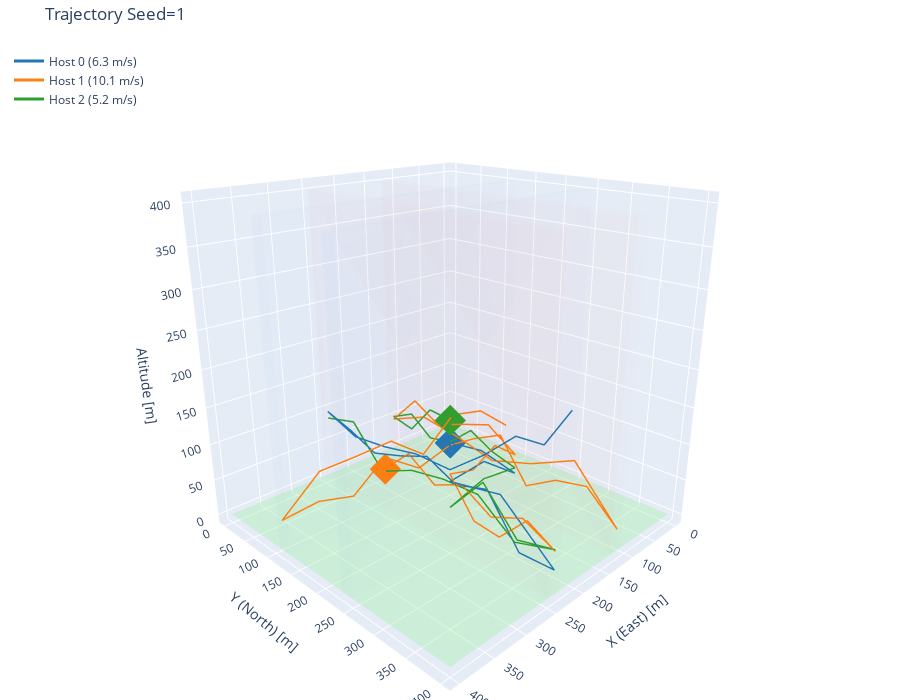
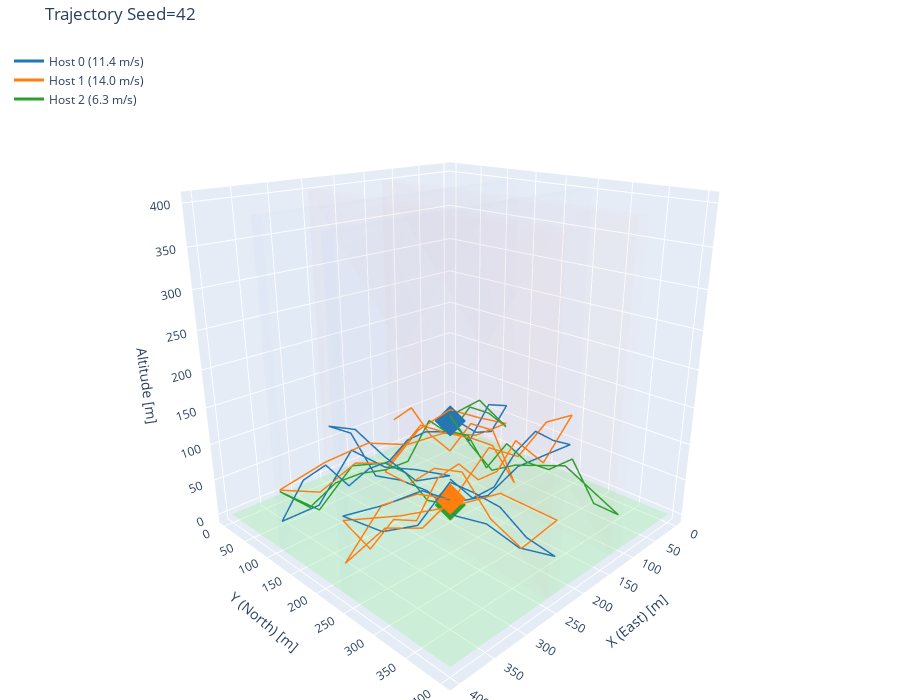
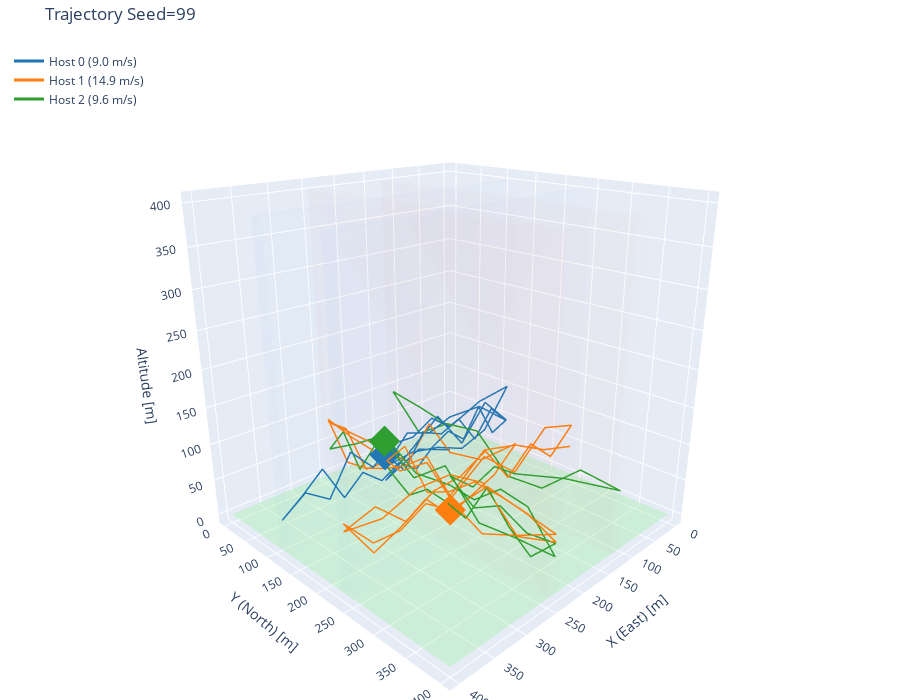

Notebook code for these charts, in order:
### Markdown cell above
## Example 6: Different Seeds, Same Parameters

Shows variation in trajectory patterns.

### Code cell
corridors = generate_corridors(num_ew=2, num_ns=2, width="20", spacing="120", seed=42)

for seed in [1, 42, 99]:
    trajectories = generate_trajectories(corridors, hosts=3, min_duration=200, seed=seed)
    fig = visualize_trajectories(corridors, trajectories, 
                                  title=f"Trajectory Seed={seed}",
                                  show_waypoints=False)
    fig.show()

### Figure 1 — Plotly figure (JSON) as saved in the notebook; plotly's stock layout.template omitted (floating-point values rounded to 4 significant figures)
{"data": [{"color": "lightgreen", "hoverinfo": "skip", "i": [0, 0], "j": [1, 2], "k": [2, 3], "name": "Ground", "opacity": 0.3, "showlegend": false, "type": "mesh3d", "x": [0, 400, 400, 0], "y": [0, 0, 400, 400], "z": [0, 0, 0, 0]}, {"color": "rgba(100, 150, 255, 0.1)", "hoverinfo": "skip", "i": [0, 0, 4, 4, 0, 1, 0, 3, 1, 2, 4, 5], "j": [1, 2, 5, 6, 1, 5, 3, 7, 2, 6, 5, 6], "k": [2, 3, 6, 7, 4, 4, 4, 4, 5, 5, 1, 2], "name": "EW corridor", "opacity": 0.1, "showlegend": false, "type": "mesh3d", "x": [0, 400, 400, 0, 0, 400, 400, 0], "y": [110, 110, 130, 130, 110, 110, 130, 130], "z": [0, 0, 0, 0, 400, 400, 400, 400]}, {"color": "rgba(100, 150, 255, 0.1)", "hoverinfo": "skip", "i": [0, 0, 4, 4, 0, 1, 0, 3, 1, 2, 4, 5], "j": [1, 2, 5, 6, 1, 5, 3, 7, 2, 6, 5, 6], "k": [2, 3, 6, 7, 4, 4, 4, 4, 5, 5, 1, 2], "name": "EW corridor", "opacity": 0.1, "showlegend": false, "type": "mesh3d", "x": [0, 400, 400, 0, 0, 400, 400, 0], "y": [230, 230, 250, 250, 230, 230, 250, 250], "z": [0, 0, 0, 0, 400, 400, 400, 400]}, {"color": "rgba(255, 100, 100, 0.1)", "hoverinfo": "skip", "i": [0, 0, 4, 4, 0, 1, 0, 3, 1, 2, 4, 5], "j": [1, 2, 5, 6, 1, 5, 3, 7, 2, 6, 5, 6], "k": [2, 3, 6, 7, 4, 4, 4, 4, 5, 5, 1, 2], "name": "NS corridor", "opacity": 0.1, "showlegend": false, "type": "mesh3d", "x": [110, 130, 130, 110, 110, 130, 130, 110], "y": [0, 0, 400, 400, 0, 0, 400, 400], "z": [0, 0, 0, 0, 400, 400, 400, 400]}, {"color": "rgba(255, 100, 100, 0.1)", "hoverinfo": "skip", "i": [0, 0, 4, 4, 0, 1, 0, 3, 1, 2, 4, 5], "j": [1, 2, 5, 6, 1, 5, 3, 7, 2, 6, 5, 6], "k": [2, 3, 6, 7, 4, 4, 4, 4, 5, 5, 1, 2], "name": "NS corridor", "opacity": 0.1, "showlegend": false, "type": "mesh3d", "x": [230, 250, 250, 230, 230, 250, 250, 230], "y": [0, 0, 400, 400, 0, 0, 400, 400], "z": [0, 0, 0, 0, 400, 400, 400, 400]}, {"hovertemplate": "Host 0<br>x: %{x:.1f}<br>y: %{y:.1f}<br>z: %{z:.1f}<extra></extra>", "line": {"color": "#1f77b4", "width": 3}, "mode": "lines", "name": "Host 0 (6.3 m/s)", "type": "scatter3d", "x": [120, 120, 120, 180, 240, 240, 240, 240, 240, 240, 240, 240, 240, 240, 240, 240, 240, 240, 240, 180, 120, 60, 0], "y": [120, 180, 240, 240, 240, 320, 400, 350, 300, 250, 200, 150, 100, 50, 0, 60, 120, 180, 240, 240, 240, 240, 240], "z": [47.85, 56.57, 44.7, 83.7, 78.71, 93.1, 32.14, 30.64, 91.69, 78.05, 97.83, 80.81, 66.93, 83.46, 95.74, 77.38, 83.27, 94.14, 94.55, 92.69, 98.13, 65.06, 97.7]}, {"hovertemplate": "Host 0 START<br>x: %{x:.1f}<br>y: %{y:.1f}<br>z: %{z:.1f}<extra></extra>", "marker": {"color": "#1f77b4", "size": 8, "symbol": "diamond"}, "mode": "markers", "name": "Host 0 start", "showlegend": false, "type": "scatter3d", "x": [120], "y": [120], "z": [47.85]}, {"hovertemplate": "Host 1<br>x: %{x:.1f}<br>y: %{y:.1f}<br>z: %{z:.1f}<extra></extra>", "line": {"color": "#ff7f0e", "width": 3}, "mode": "lines", "name": "Host 1 (10.1 m/s)", "type": "scatter3d", "x": [240, 240, 240, 240, 240, 240, 240, 240, 240, 240, 240, 200, 160, 120, 120, 120, 120, 120, 120, 120, 120, 120, 120, 120, 120, 120, 120, 120, 120, 120, 120, 180, 240, 293.3, 346.7, 400, 342.9, 285.7, 228.6, 171.4, 114.3, 57.14, 0], "y": [120, 166.7, 213.3, 260, 306.7, 353.3, 400, 360, 320, 280, 240, 240, 240, 240, 192, 144, 96, 48, 0, 66.67, 133.3, 200, 266.7, 333.3, 400, 353.3, 306.7, 260, 213.3, 166.7, 120, 120, 120, 120, 120, 120, 120, 120, 120, 120, 120, 120, 120], "z": [51.24, 89.73, 63.62, 82.06, 58.3, 76.53, 55.7, 76.46, 37.56, 41.46, 88.8, 79.24, 98.82, 71.52, 98.75, 83.94, 67.77, 90.22, 46.25, 70.45, 62.14, 48.85, 68.36, 97.0, 30.4, 69.3, 59.83, 33.93, 90.9, 69.9, 43.99, 30.11, 67.81, 31.96, 46.07, 42.4, 85.89, 85.8, 87.15, 47.87, 88.92, 77.12, 35.83]}, {"hovertemplate": "Host 1 START<br>x: %{x:.1f}<br>y: %{y:.1f}<br>z: %{z:.1f}<extra></extra>", "marker": {"color": "#ff7f0e", "size": 8, "symbol": "diamond"}, "mode": "markers", "name": "Host 1 start", "showlegend": false, "type": "scatter3d", "x": [240], "y": [120], "z": [51.24]}, {"hovertemplate": "Host 2<br>x: %{x:.1f}<br>y: %{y:.1f}<br>z: %{z:.1f}<extra></extra>", "line": {"color": "#2ca02c", "width": 3}, "mode": "lines", "name": "Host 2 (5.2 m/s)", "type": "scatter3d", "x": [120, 120, 120, 120, 120, 120, 120, 120, 120, 120, 180, 240, 240, 240, 240, 240, 240, 240, 240, 240, 240, 240], "y": [120, 80, 40, 0, 40, 80, 120, 160, 200, 240, 240, 240, 293.3, 346.7, 400, 342.9, 285.7, 228.6, 171.4, 114.3, 57.14, 0], "z": [82.79, 85.81, 42.92, 50.32, 66.92, 41.77, 49.1, 79.81, 61.83, 52.54, 59.46, 43.16, 98.29, 45.78, 57.81, 41.22, 79.32, 77.47, 68.13, 45.44, 98.29, 85.85]}, {"hovertemplate": "Host 2 START<br>x: %{x:.1f}<br>y: %{y:.1f}<br>z: %{z:.1f}<extra></extra>", "marker": {"color": "#2ca02c", "size": 8, "symbol": "diamond"}, "mode": "markers", "name": "Host 2 start", "showlegend": false, "type": "scatter3d", "x": [120], "y": [120], "z": [82.79]}], "layout": {"height": 700, "legend": {"x": 0.01, "xanchor": "left", "y": 0.99, "yanchor": "top"}, "margin": {"b": 0, "l": 0, "r": 0, "t": 40}, "scene": {"aspectmode": "data", "camera": {"eye": {"x": 1.5, "y": 1.5, "z": 0.8}}, "xaxis": {"title": {"text": "X (East) [m]"}}, "yaxis": {"title": {"text": "Y (North) [m]"}}, "zaxis": {"title": {"text": "Altitude [m]"}}}, "title": {"text": "Trajectory Seed=1"}}}

### Figure 2 — Plotly figure (JSON) as saved in the notebook; plotly's stock layout.template omitted (floating-point values rounded to 4 significant figures)
{"data": [{"color": "lightgreen", "hoverinfo": "skip", "i": [0, 0], "j": [1, 2], "k": [2, 3], "name": "Ground", "opacity": 0.3, "showlegend": false, "type": "mesh3d", "x": [0, 400, 400, 0], "y": [0, 0, 400, 400], "z": [0, 0, 0, 0]}, {"color": "rgba(100, 150, 255, 0.1)", "hoverinfo": "skip", "i": [0, 0, 4, 4, 0, 1, 0, 3, 1, 2, 4, 5], "j": [1, 2, 5, 6, 1, 5, 3, 7, 2, 6, 5, 6], "k": [2, 3, 6, 7, 4, 4, 4, 4, 5, 5, 1, 2], "name": "EW corridor", "opacity": 0.1, "showlegend": false, "type": "mesh3d", "x": [0, 400, 400, 0, 0, 400, 400, 0], "y": [110, 110, 130, 130, 110, 110, 130, 130], "z": [0, 0, 0, 0, 400, 400, 400, 400]}, {"color": "rgba(100, 150, 255, 0.1)", "hoverinfo": "skip", "i": [0, 0, 4, 4, 0, 1, 0, 3, 1, 2, 4, 5], "j": [1, 2, 5, 6, 1, 5, 3, 7, 2, 6, 5, 6], "k": [2, 3, 6, 7, 4, 4, 4, 4, 5, 5, 1, 2], "name": "EW corridor", "opacity": 0.1, "showlegend": false, "type": "mesh3d", "x": [0, 400, 400, 0, 0, 400, 400, 0], "y": [230, 230, 250, 250, 230, 230, 250, 250], "z": [0, 0, 0, 0, 400, 400, 400, 400]}, {"color": "rgba(255, 100, 100, 0.1)", "hoverinfo": "skip", "i": [0, 0, 4, 4, 0, 1, 0, 3, 1, 2, 4, 5], "j": [1, 2, 5, 6, 1, 5, 3, 7, 2, 6, 5, 6], "k": [2, 3, 6, 7, 4, 4, 4, 4, 5, 5, 1, 2], "name": "NS corridor", "opacity": 0.1, "showlegend": false, "type": "mesh3d", "x": [110, 130, 130, 110, 110, 130, 130, 110], "y": [0, 0, 400, 400, 0, 0, 400, 400], "z": [0, 0, 0, 0, 400, 400, 400, 400]}, {"color": "rgba(255, 100, 100, 0.1)", "hoverinfo": "skip", "i": [0, 0, 4, 4, 0, 1, 0, 3, 1, 2, 4, 5], "j": [1, 2, 5, 6, 1, 5, 3, 7, 2, 6, 5, 6], "k": [2, 3, 6, 7, 4, 4, 4, 4, 5, 5, 1, 2], "name": "NS corridor", "opacity": 0.1, "showlegend": false, "type": "mesh3d", "x": [230, 250, 250, 230, 230, 250, 250, 230], "y": [0, 0, 400, 400, 0, 0, 400, 400], "z": [0, 0, 0, 0, 400, 400, 400, 400]}, {"hovertemplate": "Host 0<br>x: %{x:.1f}<br>y: %{y:.1f}<br>z: %{z:.1f}<extra></extra>", "line": {"color": "#1f77b4", "width": 3}, "mode": "lines", "name": "Host 0 (11.4 m/s)", "type": "scatter3d", "x": [120, 80, 40, 0, 33.33, 66.67, 100, 133.3, 166.7, 200, 233.3, 266.7, 300, 333.3, 366.7, 400, 346.7, 293.3, 240, 240, 240, 240, 240, 240, 240, 240, 240, 240, 240, 240, 240, 240, 240, 240, 240, 240, 240, 293.3, 346.7, 400, 342.9, 285.7, 228.6, 171.4, 114.3, 57.14, 0, 40, 80, 120, 160, 200, 240], "y": [120, 120, 120, 120, 120, 120, 120, 120, 120, 120, 120, 120, 120, 120, 120, 120, 120, 120, 120, 180, 240, 180, 120, 60, 0, 50, 100, 150, 200, 250, 300, 350, 400, 360, 320, 280, 240, 240, 240, 240, 240, 240, 240, 240, 240, 240, 240, 240, 240, 240, 240, 240, 240], "z": [81.91, 37.17, 81.85, 68.18, 36.56, 46.29, 72.14, 69.29, 80.12, 79.09, 59.37, 61.44, 49.47, 90.85, 83.12, 41.18, 40.88, 97.0, 53.56, 72.26, 86.5, 56.5, 68.64, 88.06, 73.3, 79.32, 33.21, 45.95, 50.26, 35.59, 46.3, 37.07, 49.46, 54.87, 76.91, 79.13, 77.85, 41.44, 56.56, 99.27, 89.0, 84.32, 46.03, 32.25, 52.08, 48.74, 44.77, 64.95, 91.93, 75.0, 40.0, 39.77, 82.15]}, {"hovertemplate": "Host 0 START<br>x: %{x:.1f}<br>y: %{y:.1f}<br>z: %{z:.1f}<extra></extra>", "marker": {"color": "#1f77b4", "size": 8, "symbol": "diamond"}, "mode": "markers", "name": "Host 0 start", "showlegend": false, "type": "scatter3d", "x": [120], "y": [120], "z": [81.91]}, {"hovertemplate": "Host 1<br>x: %{x:.1f}<br>y: %{y:.1f}<br>z: %{z:.1f}<extra></extra>", "line": {"color": "#ff7f0e", "width": 3}, "mode": "lines", "name": "Host 1 (14.0 m/s)", "type": "scatter3d", "x": [240, 293.3, 346.7, 400, 342.9, 285.7, 228.6, 171.4, 114.3, 57.14, 0, 60, 120, 155, 190, 225, 260, 295, 330, 365, 400, 320, 240, 240, 240, 240, 240, 240, 240, 240, 240, 180, 120, 60, 0, 66.67, 133.3, 200, 266.7, 333.3, 400, 344, 288, 232, 176, 120, 120, 120, 120, 120, 120, 120, 120, 120, 120], "y": [240, 240, 240, 240, 240, 240, 240, 240, 240, 240, 240, 240, 240, 240, 240, 240, 240, 240, 240, 240, 240, 240, 240, 320, 400, 353.3, 306.7, 260, 213.3, 166.7, 120, 120, 120, 120, 120, 120, 120, 120, 120, 120, 120, 120, 120, 120, 120, 120, 160, 200, 240, 200, 160, 120, 80, 40, 0], "z": [55.34, 82.9, 90.28, 40.7, 59.55, 34.45, 56.71, 99.73, 67.04, 97.98, 90.25, 38.02, 91.94, 60.43, 61.76, 96.77, 91.31, 48.44, 65.04, 42.51, 93.88, 65.54, 43.92, 94.57, 94.29, 37.83, 55.41, 98.97, 86.47, 46.76, 46.86, 87.12, 98.46, 67.29, 38.8, 41.56, 66.94, 72.46, 97.51, 95.02, 82.87, 57.93, 77.02, 56.14, 92.97, 61.6, 68.77, 71.19, 30.5, 93.38, 90.17, 34.96, 46.66, 76.83, 45.0]}, {"hovertemplate": "Host 1 START<br>x: %{x:.1f}<br>y: %{y:.1f}<br>z: %{z:.1f}<extra></extra>", "marker": {"color": "#ff7f0e", "size": 8, "symbol": "diamond"}, "mode": "markers", "name": "Host 1 start", "showlegend": false, "type": "scatter3d", "x": [240], "y": [240], "z": [55.34]}, {"hovertemplate": "Host 2<br>x: %{x:.1f}<br>y: %{y:.1f}<br>z: %{z:.1f}<extra></extra>", "line": {"color": "#2ca02c", "width": 3}, "mode": "lines", "name": "Host 2 (6.3 m/s)", "type": "scatter3d", "x": [240, 240, 240, 240, 293.3, 346.7, 400, 360, 320, 280, 240, 200, 160, 120, 80, 40, 0, 60, 120, 120, 120, 120, 120, 120, 120, 120, 120, 120, 120, 120, 120, 120], "y": [240, 200, 160, 120, 120, 120, 120, 120, 120, 120, 120, 120, 120, 120, 120, 120, 120, 120, 120, 160, 200, 240, 320, 400, 365, 330, 295, 260, 225, 190, 155, 120], "z": [47.01, 36.79, 60.17, 59.65, 75.23, 34.24, 80.97, 43.31, 61.4, 59.53, 49.5, 47.49, 94.63, 61.02, 90.29, 68.52, 33.54, 94.85, 89.41, 58.07, 34.1, 56.53, 84.96, 49.97, 50.77, 97.81, 70.54, 67.95, 82.36, 34.0, 70.89, 65.2]}, {"hovertemplate": "Host 2 START<br>x: %{x:.1f}<br>y: %{y:.1f}<br>z: %{z:.1f}<extra></extra>", "marker": {"color": "#2ca02c", "size": 8, "symbol": "diamond"}, "mode": "markers", "name": "Host 2 start", "showlegend": false, "type": "scatter3d", "x": [240], "y": [240], "z": [47.01]}], "layout": {"height": 700, "legend": {"x": 0.01, "xanchor": "left", "y": 0.99, "yanchor": "top"}, "margin": {"b": 0, "l": 0, "r": 0, "t": 40}, "scene": {"aspectmode": "data", "camera": {"eye": {"x": 1.5, "y": 1.5, "z": 0.8}}, "xaxis": {"title": {"text": "X (East) [m]"}}, "yaxis": {"title": {"text": "Y (North) [m]"}}, "zaxis": {"title": {"text": "Altitude [m]"}}}, "title": {"text": "Trajectory Seed=42"}}}

### Figure 3 — Plotly figure (JSON) as saved in the notebook; plotly's stock layout.template omitted (floating-point values rounded to 4 significant figures)
{"data": [{"color": "lightgreen", "hoverinfo": "skip", "i": [0, 0], "j": [1, 2], "k": [2, 3], "name": "Ground", "opacity": 0.3, "showlegend": false, "type": "mesh3d", "x": [0, 400, 400, 0], "y": [0, 0, 400, 400], "z": [0, 0, 0, 0]}, {"color": "rgba(100, 150, 255, 0.1)", "hoverinfo": "skip", "i": [0, 0, 4, 4, 0, 1, 0, 3, 1, 2, 4, 5], "j": [1, 2, 5, 6, 1, 5, 3, 7, 2, 6, 5, 6], "k": [2, 3, 6, 7, 4, 4, 4, 4, 5, 5, 1, 2], "name": "EW corridor", "opacity": 0.1, "showlegend": false, "type": "mesh3d", "x": [0, 400, 400, 0, 0, 400, 400, 0], "y": [110, 110, 130, 130, 110, 110, 130, 130], "z": [0, 0, 0, 0, 400, 400, 400, 400]}, {"color": "rgba(100, 150, 255, 0.1)", "hoverinfo": "skip", "i": [0, 0, 4, 4, 0, 1, 0, 3, 1, 2, 4, 5], "j": [1, 2, 5, 6, 1, 5, 3, 7, 2, 6, 5, 6], "k": [2, 3, 6, 7, 4, 4, 4, 4, 5, 5, 1, 2], "name": "EW corridor", "opacity": 0.1, "showlegend": false, "type": "mesh3d", "x": [0, 400, 400, 0, 0, 400, 400, 0], "y": [230, 230, 250, 250, 230, 230, 250, 250], "z": [0, 0, 0, 0, 400, 400, 400, 400]}, {"color": "rgba(255, 100, 100, 0.1)", "hoverinfo": "skip", "i": [0, 0, 4, 4, 0, 1, 0, 3, 1, 2, 4, 5], "j": [1, 2, 5, 6, 1, 5, 3, 7, 2, 6, 5, 6], "k": [2, 3, 6, 7, 4, 4, 4, 4, 5, 5, 1, 2], "name": "NS corridor", "opacity": 0.1, "showlegend": false, "type": "mesh3d", "x": [110, 130, 130, 110, 110, 130, 130, 110], "y": [0, 0, 400, 400, 0, 0, 400, 400], "z": [0, 0, 0, 0, 400, 400, 400, 400]}, {"color": "rgba(255, 100, 100, 0.1)", "hoverinfo": "skip", "i": [0, 0, 4, 4, 0, 1, 0, 3, 1, 2, 4, 5], "j": [1, 2, 5, 6, 1, 5, 3, 7, 2, 6, 5, 6], "k": [2, 3, 6, 7, 4, 4, 4, 4, 5, 5, 1, 2], "name": "NS corridor", "opacity": 0.1, "showlegend": false, "type": "mesh3d", "x": [230, 250, 250, 230, 230, 250, 250, 230], "y": [0, 0, 400, 400, 0, 0, 400, 400], "z": [0, 0, 0, 0, 400, 400, 400, 400]}, {"hovertemplate": "Host 0<br>x: %{x:.1f}<br>y: %{y:.1f}<br>z: %{z:.1f}<extra></extra>", "line": {"color": "#1f77b4", "width": 3}, "mode": "lines", "name": "Host 0 (9.0 m/s)", "type": "scatter3d", "x": [240, 205.7, 171.4, 137.1, 102.9, 68.57, 34.29, 0, 60, 120, 160, 200, 240, 192, 144, 96, 48, 0, 60, 120, 155, 190, 225, 260, 295, 330, 365, 400, 369.2, 338.5, 307.7, 276.9, 246.2, 215.4, 184.6, 153.8, 123.1, 92.31, 61.54, 30.77, 0, 48, 96, 144, 192, 240, 180, 120], "y": [120, 120, 120, 120, 120, 120, 120, 120, 120, 120, 120, 120, 120, 120, 120, 120, 120, 120, 120, 120, 120, 120, 120, 120, 120, 120, 120, 120, 120, 120, 120, 120, 120, 120, 120, 120, 120, 120, 120, 120, 120, 120, 120, 120, 120, 120, 120, 120], "z": [71.96, 36.06, 81.03, 67.16, 79.03, 36.29, 73.67, 43.96, 85.18, 87.56, 76.24, 89.5, 53.72, 58.18, 48.86, 30.53, 44.26, 99.27, 93.02, 72.39, 96.67, 80.06, 82.33, 60.92, 94.74, 42.43, 65.22, 42.32, 63.16, 87.38, 35.68, 59.78, 36.02, 51.69, 30.4, 53.08, 66.64, 44.06, 85.11, 33.88, 44.8, 87.76, 38.84, 95.89, 63.33, 33.91, 58.58, 36.75]}, {"hovertemplate": "Host 0 START<br>x: %{x:.1f}<br>y: %{y:.1f}<br>z: %{z:.1f}<extra></extra>", "marker": {"color": "#1f77b4", "size": 8, "symbol": "diamond"}, "mode": "markers", "name": "Host 0 start", "showlegend": false, "type": "scatter3d", "x": [240], "y": [120], "z": [71.96]}, {"hovertemplate": "Host 1<br>x: %{x:.1f}<br>y: %{y:.1f}<br>z: %{z:.1f}<extra></extra>", "line": {"color": "#ff7f0e", "width": 3}, "mode": "lines", "name": "Host 1 (14.9 m/s)", "type": "scatter3d", "x": [240, 280, 320, 360, 400, 360, 320, 280, 240, 200, 160, 120, 120, 120, 160, 200, 240, 240, 240, 240, 240, 240, 240, 240, 240, 240, 240, 240, 240, 240, 240, 240, 293.3, 346.7, 400, 355.6, 311.1, 266.7, 222.2, 177.8, 133.3, 88.89, 44.44, 0, 60, 120, 180, 240, 240, 240, 240, 240, 240, 240, 240, 240, 240, 240, 240, 240, 240, 240, 240, 240, 240, 180, 120, 60, 0], "y": [240, 240, 240, 240, 240, 240, 240, 240, 240, 240, 240, 240, 180, 120, 120, 120, 120, 60, 0, 40, 80, 120, 160, 200, 240, 280, 320, 360, 400, 346.7, 293.3, 240, 240, 240, 240, 240, 240, 240, 240, 240, 240, 240, 240, 240, 240, 240, 240, 240, 293.3, 346.7, 400, 350, 300, 250, 200, 150, 100, 50, 0, 40, 80, 120, 160, 200, 240, 240, 240, 240, 240], "z": [40.19, 64.94, 46.37, 48.03, 90.05, 35.07, 50.14, 71.0, 33.34, 45.14, 57.94, 87.57, 42.69, 32.63, 89.75, 45.82, 80.4, 79.81, 79.81, 82.61, 35.61, 60.65, 97.47, 47.93, 65.22, 93.5, 91.22, 85.17, 67.33, 50.36, 97.77, 87.84, 90.39, 73.31, 80.04, 92.12, 54.18, 76.69, 78.6, 97.53, 43.53, 76.55, 42.02, 74.8, 90.64, 46.19, 90.24, 54.19, 30.09, 51.74, 77.06, 86.41, 95.32, 48.47, 89.6, 59.18, 69.23, 73.82, 83.75, 31.44, 37.36, 51.53, 70.64, 97.28, 59.17, 99.43, 85.55, 57.89, 42.06]}, {"hovertemplate": "Host 1 START<br>x: %{x:.1f}<br>y: %{y:.1f}<br>z: %{z:.1f}<extra></extra>", "marker": {"color": "#ff7f0e", "size": 8, "symbol": "diamond"}, "mode": "markers", "name": "Host 1 start", "showlegend": false, "type": "scatter3d", "x": [240], "y": [240], "z": [40.19]}, {"hovertemplate": "Host 2<br>x: %{x:.1f}<br>y: %{y:.1f}<br>z: %{z:.1f}<extra></extra>", "line": {"color": "#2ca02c", "width": 3}, "mode": "lines", "name": "Host 2 (9.6 m/s)", "type": "scatter3d", "x": [240, 240, 240, 240, 240, 240, 240, 240, 240, 240, 240, 240, 240, 240, 240, 240, 240, 240, 240, 240, 240, 240, 240, 240, 240, 240, 240, 240, 240, 240, 200, 160, 120, 120, 120, 120, 120, 120, 120, 120, 120, 120, 120, 120], "y": [120, 176, 232, 288, 344, 400, 360, 320, 280, 240, 180, 120, 60, 0, 33.33, 66.67, 100, 133.3, 166.7, 200, 233.3, 266.7, 300, 333.3, 366.7, 400, 360, 320, 280, 240, 240, 240, 240, 320, 400, 342.9, 285.7, 228.6, 171.4, 114.3, 57.14, 0, 60, 120], "z": [91.45, 59.27, 96.8, 42.52, 47.51, 49.15, 93.89, 99.87, 70.1, 73.81, 67.22, 99.8, 66.62, 38.04, 75.86, 30.28, 77.64, 49.27, 30.84, 52.34, 48.31, 39.53, 94.4, 57.81, 33.34, 65.79, 60.74, 78.69, 59.24, 86.37, 55.56, 69.18, 43.88, 67.45, 82.04, 87.76, 40.51, 36.06, 83.14, 75.26, 41.66, 90.96, 83.24, 72.78]}, {"hovertemplate": "Host 2 START<br>x: %{x:.1f}<br>y: %{y:.1f}<br>z: %{z:.1f}<extra></extra>", "marker": {"color": "#2ca02c", "size": 8, "symbol": "diamond"}, "mode": "markers", "name": "Host 2 start", "showlegend": false, "type": "scatter3d", "x": [240], "y": [120], "z": [91.45]}], "layout": {"height": 700, "legend": {"x": 0.01, "xanchor": "left", "y": 0.99, "yanchor": "top"}, "margin": {"b": 0, "l": 0, "r": 0, "t": 40}, "scene": {"aspectmode": "data", "camera": {"eye": {"x": 1.5, "y": 1.5, "z": 0.8}}, "xaxis": {"title": {"text": "X (East) [m]"}}, "yaxis": {"title": {"text": "Y (North) [m]"}}, "zaxis": {"title": {"text": "Altitude [m]"}}}, "title": {"text": "Trajectory Seed=99"}}}
